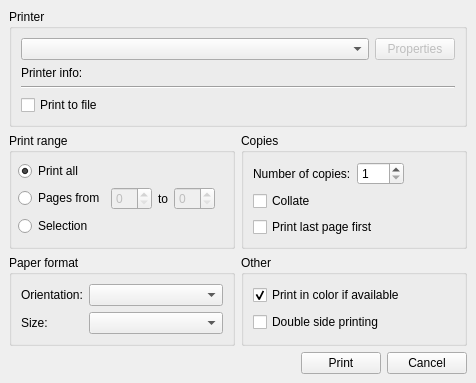
<ui version="4.0" >
 <author></author>
 <comment>*********************************************************************
**
** Copyright (C) 1992-$THISYEAR$ $TROLLTECH$. All rights reserved.
**
** This file is part of the $MODULE$ of the Qt Toolkit.
**
** $TROLLTECH_DUAL_LICENSE$
**
** This file is provided AS IS with NO WARRANTY OF ANY KIND, INCLUDING THE
** WARRANTY OF DESIGN, MERCHANTABILITY AND FITNESS FOR A PARTICULAR PURPOSE.
**
*********************************************************************</comment>
 <exportmacro></exportmacro>
 <class>QPrintDialog</class>
 <widget class="QDialog" name="QPrintDialog" >
  <property name="geometry" >
   <rect>
    <x>0</x>
    <y>0</y>
    <width>476</width>
    <height>362</height>
   </rect>
  </property>
  <property name="windowTitle" >
   <string>Print dialog</string>
  </property>
  <layout class="QGridLayout" >
   <property name="margin" >
    <number>9</number>
   </property>
   <property name="spacing" >
    <number>6</number>
   </property>
   <item row="2" column="0" >
    <widget class="QGroupBox" name="gbPageProperties" >
     <property name="title" >
      <string>Paper format</string>
     </property>
     <layout class="QGridLayout" >
      <property name="margin" >
       <number>9</number>
      </property>
      <property name="spacing" >
       <number>6</number>
      </property>
      <item row="1" column="0" >
       <widget class="QLabel" name="label_4" >
        <property name="text" >
         <string>Size:</string>
        </property>
       </widget>
      </item>
      <item row="0" column="0" >
       <widget class="QLabel" name="label_3" >
        <property name="text" >
         <string>Orientation:</string>
        </property>
       </widget>
      </item>
      <item row="0" column="1" >
       <widget class="QComboBox" name="cbPaperLayout" >
        <property name="sizePolicy" >
         <sizepolicy>
          <hsizetype>7</hsizetype>
          <vsizetype>0</vsizetype>
          <horstretch>0</horstretch>
          <verstretch>0</verstretch>
         </sizepolicy>
        </property>
       </widget>
      </item>
      <item row="1" column="1" >
       <widget class="QComboBox" name="cbPaperSize" >
        <property name="sizePolicy" >
         <sizepolicy>
          <hsizetype>7</hsizetype>
          <vsizetype>0</vsizetype>
          <horstretch>0</horstretch>
          <verstretch>0</verstretch>
         </sizepolicy>
        </property>
       </widget>
      </item>
     </layout>
    </widget>
   </item>
   <item row="0" column="0" colspan="2" >
    <widget class="QGroupBox" name="gbDestination" >
     <property name="sizePolicy" >
      <sizepolicy>
       <hsizetype>5</hsizetype>
       <vsizetype>1</vsizetype>
       <horstretch>0</horstretch>
       <verstretch>0</verstretch>
      </sizepolicy>
     </property>
     <property name="title" >
      <string>Printer</string>
     </property>
     <layout class="QVBoxLayout" >
      <property name="margin" >
       <number>9</number>
      </property>
      <property name="spacing" >
       <number>6</number>
      </property>
      <item>
       <widget class="QStackedWidget" name="stackedWidget" >
        <property name="sizePolicy" >
         <sizepolicy>
          <hsizetype>5</hsizetype>
          <vsizetype>1</vsizetype>
          <horstretch>0</horstretch>
          <verstretch>0</verstretch>
         </sizepolicy>
        </property>
        <property name="currentIndex" >
         <number>0</number>
        </property>
        <widget class="QWidget" name="page" >
         <layout class="QVBoxLayout" >
          <property name="margin" >
           <number>0</number>
          </property>
          <property name="spacing" >
           <number>6</number>
          </property>
          <item>
           <layout class="QHBoxLayout" >
            <property name="margin" >
             <number>0</number>
            </property>
            <property name="spacing" >
             <number>6</number>
            </property>
            <item>
             <widget class="QComboBox" name="cbPrinters" >
              <property name="sizePolicy" >
               <sizepolicy>
                <hsizetype>7</hsizetype>
                <vsizetype>1</vsizetype>
                <horstretch>0</horstretch>
                <verstretch>0</verstretch>
               </sizepolicy>
              </property>
             </widget>
            </item>
            <item>
             <widget class="QPushButton" name="btnProperties" >
              <property name="enabled" >
               <bool>false</bool>
              </property>
              <property name="sizePolicy" >
               <sizepolicy>
                <hsizetype>1</hsizetype>
                <vsizetype>1</vsizetype>
                <horstretch>0</horstretch>
                <verstretch>0</verstretch>
               </sizepolicy>
              </property>
              <property name="text" >
               <string>Properties</string>
              </property>
             </widget>
            </item>
           </layout>
          </item>
          <item>
           <layout class="QHBoxLayout" >
            <property name="margin" >
             <number>0</number>
            </property>
            <property name="spacing" >
             <number>6</number>
            </property>
            <item>
             <widget class="QLabel" name="label" >
              <property name="text" >
               <string>Printer info:</string>
              </property>
             </widget>
            </item>
            <item>
             <widget class="QLabel" name="lbPrinterInfo" >
              <property name="sizePolicy" >
               <sizepolicy>
                <hsizetype>3</hsizetype>
                <vsizetype>5</vsizetype>
                <horstretch>0</horstretch>
                <verstretch>0</verstretch>
               </sizepolicy>
              </property>
              <property name="text" >
               <string/>
              </property>
             </widget>
            </item>
           </layout>
          </item>
         </layout>
        </widget>
        <widget class="QWidget" name="page_2" >
         <layout class="QVBoxLayout" >
          <property name="margin" >
           <number>0</number>
          </property>
          <property name="spacing" >
           <number>6</number>
          </property>
          <item>
           <layout class="QHBoxLayout" >
            <property name="margin" >
             <number>0</number>
            </property>
            <property name="spacing" >
             <number>6</number>
            </property>
            <item>
             <widget class="QLineEdit" name="leFile" >
              <property name="enabled" >
               <bool>true</bool>
              </property>
              <property name="sizePolicy" >
               <sizepolicy>
                <hsizetype>7</hsizetype>
                <vsizetype>5</vsizetype>
                <horstretch>0</horstretch>
                <verstretch>0</verstretch>
               </sizepolicy>
              </property>
             </widget>
            </item>
            <item>
             <widget class="QPushButton" name="btnBrowse" >
              <property name="enabled" >
               <bool>true</bool>
              </property>
              <property name="text" >
               <string>Browse</string>
              </property>
             </widget>
            </item>
           </layout>
          </item>
         </layout>
        </widget>
       </widget>
      </item>
      <item>
       <widget class="Line" name="line" >
        <property name="orientation" >
         <enum>Qt::Horizontal</enum>
        </property>
       </widget>
      </item>
      <item>
       <widget class="QCheckBox" name="chbPrintToFile" >
        <property name="text" >
         <string>Print to file</string>
        </property>
       </widget>
      </item>
     </layout>
    </widget>
   </item>
   <item row="1" column="0" >
    <widget class="QGroupBox" name="gbPrintRange" >
     <property name="sizePolicy" >
      <sizepolicy>
       <hsizetype>5</hsizetype>
       <vsizetype>1</vsizetype>
       <horstretch>0</horstretch>
       <verstretch>0</verstretch>
      </sizepolicy>
     </property>
     <property name="title" >
      <string>Print range</string>
     </property>
     <layout class="QVBoxLayout" >
      <property name="margin" >
       <number>6</number>
      </property>
      <property name="spacing" >
       <number>4</number>
      </property>
      <item>
       <widget class="QRadioButton" name="rbPrintAll" >
        <property name="text" >
         <string>Print all</string>
        </property>
        <property name="checked" >
         <bool>true</bool>
        </property>
       </widget>
      </item>
      <item>
       <layout class="QHBoxLayout" >
        <property name="margin" >
         <number>0</number>
        </property>
        <property name="spacing" >
         <number>6</number>
        </property>
        <item>
         <widget class="QRadioButton" name="rbPrintRange" >
          <property name="text" >
           <string>Pages from</string>
          </property>
         </widget>
        </item>
        <item>
         <widget class="QSpinBox" name="sbFrom" >
          <property name="enabled" >
           <bool>false</bool>
          </property>
         </widget>
        </item>
        <item>
         <widget class="QLabel" name="label_2" >
          <property name="text" >
           <string>to</string>
          </property>
         </widget>
        </item>
        <item>
         <widget class="QSpinBox" name="sbTo" >
          <property name="enabled" >
           <bool>false</bool>
          </property>
         </widget>
        </item>
        <item>
         <spacer>
          <property name="orientation" >
           <enum>Qt::Horizontal</enum>
          </property>
          <property name="sizeHint" >
           <size>
            <width>0</width>
            <height>20</height>
           </size>
          </property>
         </spacer>
        </item>
       </layout>
      </item>
      <item>
       <widget class="QRadioButton" name="rbPrintSelection" >
        <property name="text" >
         <string>Selection</string>
        </property>
       </widget>
      </item>
     </layout>
    </widget>
   </item>
   <item row="1" column="1" >
    <widget class="QGroupBox" name="gbCopies" >
     <property name="sizePolicy" >
      <sizepolicy>
       <hsizetype>1</hsizetype>
       <vsizetype>1</vsizetype>
       <horstretch>0</horstretch>
       <verstretch>0</verstretch>
      </sizepolicy>
     </property>
     <property name="title" >
      <string>Copies</string>
     </property>
     <layout class="QVBoxLayout" >
      <property name="margin" >
       <number>9</number>
      </property>
      <property name="spacing" >
       <number>6</number>
      </property>
      <item>
       <layout class="QHBoxLayout" >
        <property name="margin" >
         <number>0</number>
        </property>
        <property name="spacing" >
         <number>6</number>
        </property>
        <item>
         <widget class="QLabel" name="label_8" >
          <property name="text" >
           <string>Number of copies:</string>
          </property>
         </widget>
        </item>
        <item>
         <widget class="QSpinBox" name="sbNumCopies" >
          <property name="maximum" >
           <number>999</number>
          </property>
          <property name="minimum" >
           <number>1</number>
          </property>
          <property name="value" >
           <number>1</number>
          </property>
         </widget>
        </item>
        <item>
         <spacer>
          <property name="orientation" >
           <enum>Qt::Horizontal</enum>
          </property>
          <property name="sizeHint" >
           <size>
            <width>0</width>
            <height>20</height>
           </size>
          </property>
         </spacer>
        </item>
       </layout>
      </item>
      <item>
       <widget class="QCheckBox" name="chbCollate" >
        <property name="text" >
         <string>Collate</string>
        </property>
       </widget>
      </item>
      <item>
       <widget class="QCheckBox" name="chbPrintLastFirst" >
        <property name="text" >
         <string>Print last page first</string>
        </property>
       </widget>
      </item>
     </layout>
    </widget>
   </item>
   <item row="2" column="1" >
    <widget class="QGroupBox" name="gbOther" >
     <property name="sizePolicy" >
      <sizepolicy>
       <hsizetype>1</hsizetype>
       <vsizetype>5</vsizetype>
       <horstretch>0</horstretch>
       <verstretch>0</verstretch>
      </sizepolicy>
     </property>
     <property name="title" >
      <string>Other</string>
     </property>
     <layout class="QVBoxLayout" >
      <property name="margin" >
       <number>9</number>
      </property>
      <property name="spacing" >
       <number>6</number>
      </property>
      <item>
       <widget class="QCheckBox" name="chbColor" >
        <property name="text" >
         <string>Print in color if available</string>
        </property>
        <property name="checked" >
         <bool>true</bool>
        </property>
       </widget>
      </item>
      <item>
       <widget class="QCheckBox" name="chbDuplex" >
        <property name="text" >
         <string>Double side printing</string>
        </property>
       </widget>
      </item>
     </layout>
    </widget>
   </item>
   <item row="3" column="0" colspan="2" >
    <spacer>
     <property name="orientation" >
      <enum>Qt::Vertical</enum>
     </property>
     <property name="sizeHint" >
      <size>
       <width>391</width>
       <height>16</height>
      </size>
     </property>
    </spacer>
   </item>
   <item row="4" column="0" colspan="2" >
    <layout class="QHBoxLayout" >
     <property name="margin" >
      <number>0</number>
     </property>
     <property name="spacing" >
      <number>6</number>
     </property>
     <item>
      <spacer>
       <property name="orientation" >
        <enum>Qt::Horizontal</enum>
       </property>
       <property name="sizeHint" >
        <size>
         <width>40</width>
         <height>20</height>
        </size>
       </property>
      </spacer>
     </item>
     <item>
      <widget class="QPushButton" name="btnPrint" >
       <property name="text" >
        <string>Print</string>
       </property>
      </widget>
     </item>
     <item>
      <widget class="QPushButton" name="btnCancel" >
       <property name="text" >
        <string>Cancel</string>
       </property>
      </widget>
     </item>
    </layout>
   </item>
  </layout>
 </widget>
 <pixmapfunction></pixmapfunction>
 <resources/>
 <connections/>
</ui>
